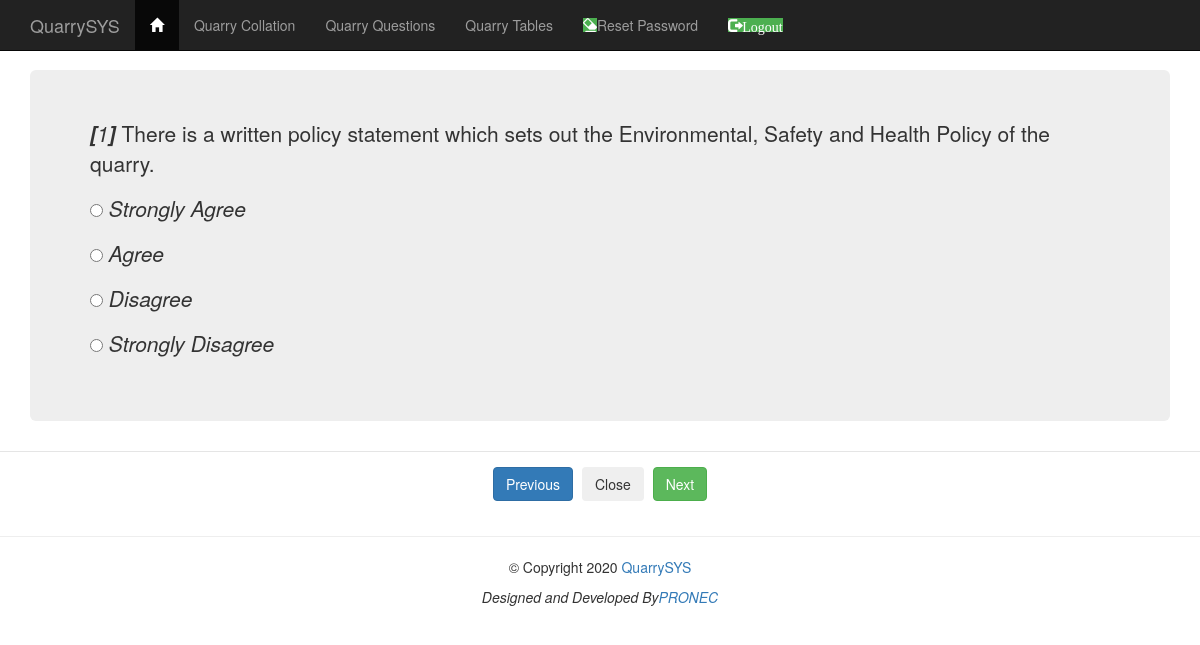
Page /qms/qms_one.php on the committed database.
### tables this page shows
CREATE TABLE `qms_table` (
  `ID` int(11) NOT NULL,
  `Question` text NOT NULL,
  `OptionA` varchar(255) NOT NULL,
  `OptionB` varchar(255) NOT NULL,
  `OptionC` varchar(255) NOT NULL,
  `OptionD` varchar(255) NOT NULL,
  `Strongly_Agree` int(11) NOT NULL DEFAULT '1',
  `Agree` int(11) NOT NULL DEFAULT '1',
  `Disagree` int(11) NOT NULL DEFAULT '1',
  `Strongly_Disagree` int(11) NOT NULL DEFAULT '1'
);

### qms/qms_handler.php (called while the page is built)
<?php
		if ($stmt) {
			$stmt->execute();
			$res = $stmt->get_result();
			if ($res->num_rows > 0) {
				$row = $res->fetch_assoc();
				$qID = $row['ID'];
				$question = $row['Question'];
				$A = $row['OptionA'];
				$B = $row['OptionB'];
				$C = $row['OptionC'];
				$D = $row['OptionD'];
			}
			else {
				print "Error - No rows";
			}
		}
		else {
			print "Error - DB ERROR";
		}

### qms/qms_questions.php (the view, shortened to what this page needs)
<div class="container">
	<div class="jumbotron">
			<P>
			<?PHP print "<i><b>[</b>". $qID ."<b>]</b></i>" . " " .$question; ?>
			<P>
			<INPUT TYPE = 'Radio' Name ='q' required="" value= 'A' <?PHP print " ". $answerA; ?>><?PHP print " ". "<i>". $A . "</i>"; ?>
			<P>
			<INPUT TYPE = 'Radio' Name ='q'  required="" value= 'B' <?PHP print $answerB; ?>><?PHP print " ". "<i>". $B . "</i>"; ?>
			<P>
			<INPUT TYPE = 'Radio' Name ='q'  required="" value= 'C' <?PHP print $answerC; ?>><?PHP print " ". "<i>".$C . "</i>"; ?>
			<P>
			<P>
			<INPUT TYPE = 'Radio' Name ='q'  required="" value= 'D' <?PHP print $answerD; ?>><?PHP print " ". "<i>".$D . "</i>"; ?>
	</div>
</div>

### container/header.php (style rules this page uses)
body { padding-top: 70px; }

### rows in the picture
qms_table: ID "1", Question "There is a written policy statement which sets out the Environmental, Safety and Health Policy of the quarry.", OptionA "Strongly Agree", OptionB "Agree", OptionC "Disagree", OptionD "Strongly Disagree"
